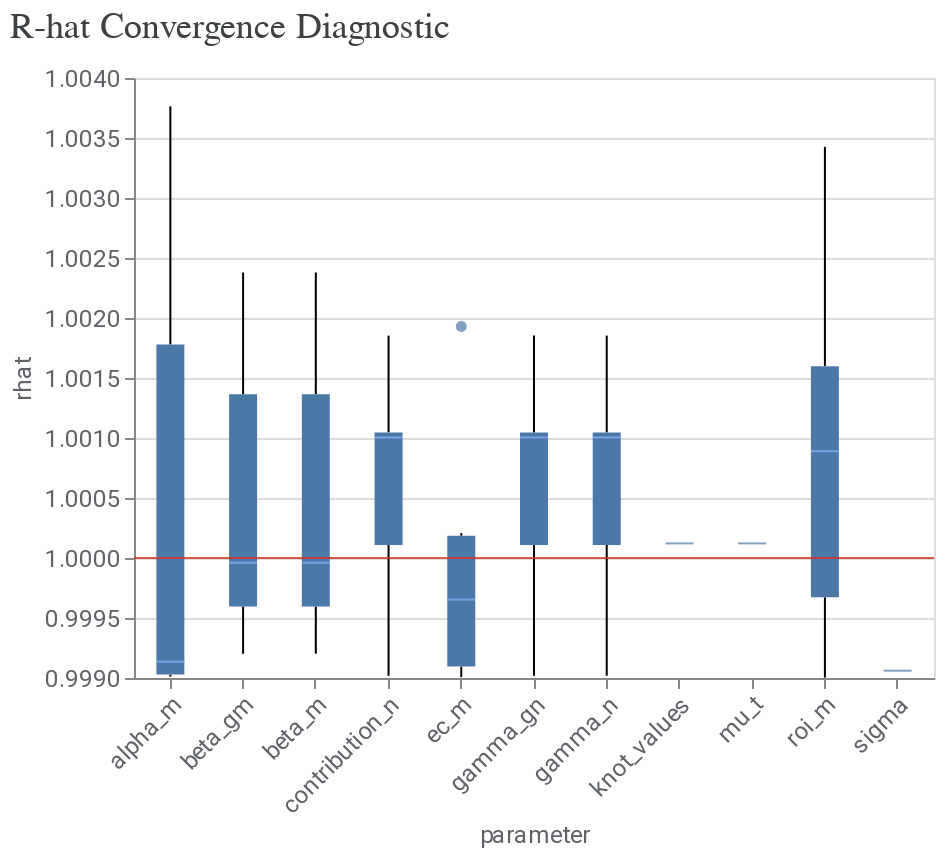

The code cell stored with this chart in its notebook:
### Markdown cell above
## Charts

Visualising R-hats, model fit, decompositions, and ROIs.

### Code cell
model_diagnostics = visualizer.ModelDiagnostics(mmm)
model_diagnostics.plot_rhat_boxplot()

### Figure 1 — Vega-Lite specification as saved in the notebook (floating-point values rounded to 4 significant figures; data arrays with more than 128 entries replaced by an {"elided": "..."} marker saying what was removed)
{"config": {"view": {"continuousWidth": 300, "continuousHeight": 300}, "axis": {"labelColor": "#5F6368", "labelFont": "Roboto", "labelFontSize": 12, "titleColor": "#5F6368", "titleFont": "Roboto", "titleFontSize": 12, "titleFontWeight": "normal"}}, "layer": [{"data": {"name": "data-3d8067a137db2deafafa4bab340bd533"}, "mark": {"type": "boxplot", "median": {"color": "#8AB4F8"}, "outliers": {"filled": true}}, "encoding": {"x": {"axis": {"labelAngle": -45}, "field": "parameter", "type": "nominal"}, "y": {"field": "rhat", "scale": {"zero": false}, "type": "quantitative"}}}, {"data": {"name": "empty"}, "mark": {"type": "rule", "color": "#D93025", "opacity": 0.8}, "encoding": {"y": {"datum": 1}}}], "title": {"text": "R-hat Convergence Diagnostic", "anchor": "start", "color": "#3C4043", "font": "Google Sans Display", "fontSize": 18, "fontWeight": "normal", "offset": 10}, "width": 400, "$schema": "https://vega.github.io/schema/vega-lite/v5.20.1.json", "datasets": {"data-3d8067a137db2deafafa4bab340bd533": {"elided": "203 records"}, "empty": [{}]}}
